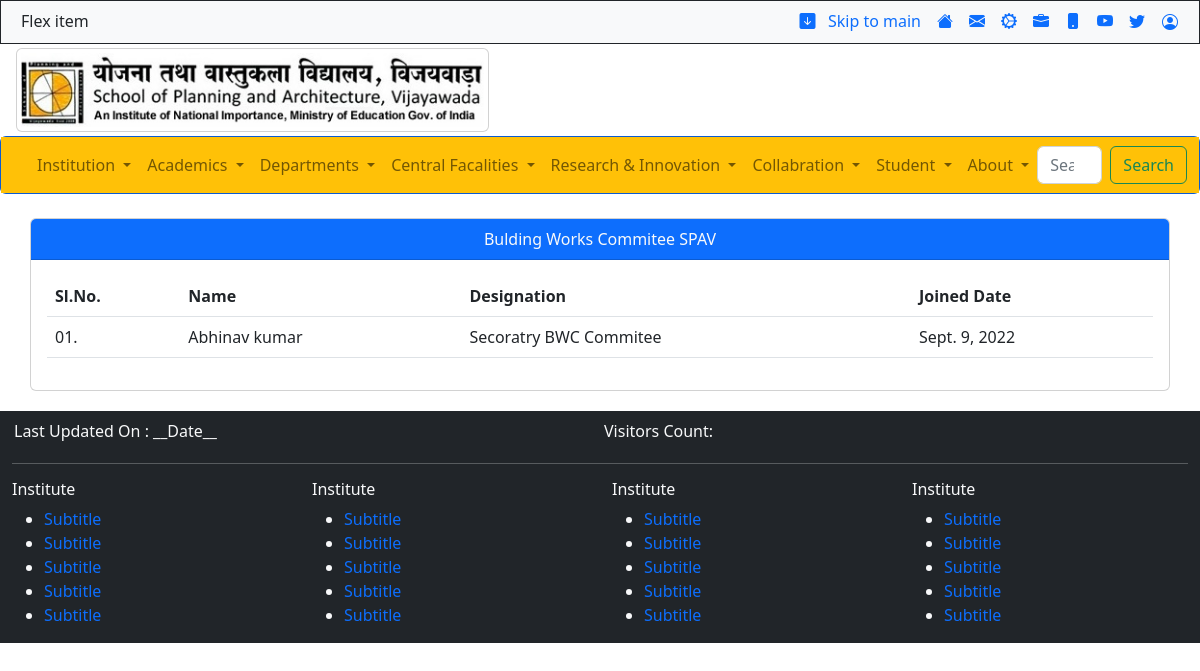
/bwc/, run on the app's committed database.
### spav/models.py (models this page shows, shortened)
class Bwc(models.Model):
    name = models.CharField(max_length=50)
    DESIG_CHOICES = (
            ('Chairperson BWC Commitee','Chairperson BWC Commitee'),
            ('Secoratry BWC Commitee','Secoratry BWC Commitee'),
    )
    designation = models.CharField(max_length=50, choices=DESIG_CHOICES)
    date = models.DateField(auto_now=False, auto_now_add=False)

### spav/views.py (the view)
# urls.py: path('bwc/', views.bwc, name='bwc'),
def bwc(request):
    return render(request, 'bwc.html', context )

### templates/bwc.html (shortened to what this page needs)
{% extends 'base.html' %}
{% load static %}
{% block bwc %}
<br>
<section>
    <div class="container">
        <div class="row">
            <div class="card p-0">
                <div class="card-header text-center bg-primary text-light">Bulding Works Commitee SPAV</div>
                <div class="card-body">
                    <table class="table">
                        <tr>
                            <th>Sl.No.</th>
                            <th>Name</th>
                            <th>Designation</th>
                            <th>Joined Date</th>
                        </tr>
                        {% for b in bwcData %}
                        <tr>
                            <td>01.</td>
                            <td>{{b.name}}</td>
                            <td>{{b.designation}}</td>
                            <td>{{b.date}}</td>
                        </tr>
                        {% endfor%}
                    </table>
                </div>
            </div>
        </div>
    </div>
</section>
{% endblock bwc %}

### static/css/style.css (style rules this page uses)
* { margin: 0%; padding: 0%; box-sizing: border-box; }
.card { border: solid dotted black 1; }

### data on the page
Bwc: name "Abhinav kumar", designation "Secoratry BWC Commitee", date "Sept. 9, 2022"
